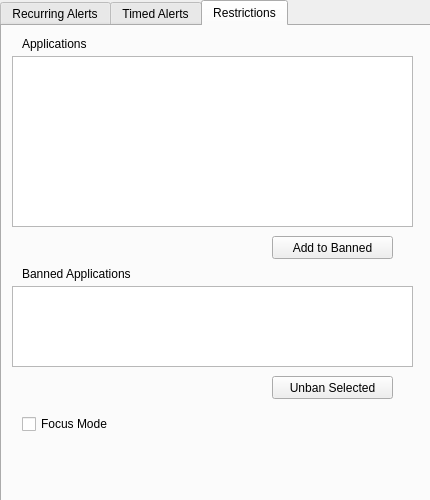
<?xml version="1.0" encoding="UTF-8"?>
<ui version="4.0">
 <class>MainWindow</class>
 <widget class="QMainWindow" name="MainWindow">
  <property name="geometry">
   <rect>
    <x>0</x>
    <y>0</y>
    <width>430</width>
    <height>500</height>
   </rect>
  </property>
  <property name="sizePolicy">
   <sizepolicy hsizetype="Fixed" vsizetype="Fixed">
    <horstretch>0</horstretch>
    <verstretch>0</verstretch>
   </sizepolicy>
  </property>
  <property name="minimumSize">
   <size>
    <width>430</width>
    <height>500</height>
   </size>
  </property>
  <property name="maximumSize">
   <size>
    <width>430</width>
    <height>500</height>
   </size>
  </property>
  <property name="windowTitle">
   <string>NUM Alert</string>
  </property>
  <widget class="QWidget" name="centralwidget">
   <widget class="QTabWidget" name="tabWidget">
    <property name="geometry">
     <rect>
      <x>0</x>
      <y>0</y>
      <width>431</width>
      <height>521</height>
     </rect>
    </property>
    <property name="toolTip">
     <string/>
    </property>
    <property name="toolTipDuration">
     <number>-1</number>
    </property>
    <property name="currentIndex">
     <number>2</number>
    </property>
    <widget class="QWidget" name="tab">
     <attribute name="title">
      <string>Recurring Alerts</string>
     </attribute>
     <widget class="QGroupBox" name="createAlertBox">
      <property name="geometry">
       <rect>
        <x>10</x>
        <y>10</y>
        <width>401</width>
        <height>181</height>
       </rect>
      </property>
      <property name="title">
       <string>Create a Recurring Alert</string>
      </property>
      <widget class="QComboBox" name="alertTypeCombobox">
       <property name="geometry">
        <rect>
         <x>20</x>
         <y>40</y>
         <width>111</width>
         <height>22</height>
        </rect>
       </property>
       <item>
        <property name="text">
         <string>Water</string>
        </property>
       </item>
       <item>
        <property name="text">
         <string>Food</string>
        </property>
       </item>
       <item>
        <property name="text">
         <string>Stretch</string>
        </property>
       </item>
       <item>
        <property name="text">
         <string>Walk</string>
        </property>
       </item>
       <item>
        <property name="text">
         <string>Break</string>
        </property>
       </item>
       <item>
        <property name="text">
         <string>Custom</string>
        </property>
       </item>
      </widget>
      <widget class="QLabel" name="customMessageLabel">
       <property name="geometry">
        <rect>
         <x>10</x>
         <y>80</y>
         <width>91</width>
         <height>16</height>
        </rect>
       </property>
       <property name="text">
        <string>Custom message</string>
       </property>
      </widget>
      <widget class="QLineEdit" name="customMessageField">
       <property name="geometry">
        <rect>
         <x>20</x>
         <y>100</y>
         <width>161</width>
         <height>20</height>
        </rect>
       </property>
      </widget>
      <widget class="QPushButton" name="addDelayAlertButton">
       <property name="geometry">
        <rect>
         <x>260</x>
         <y>140</y>
         <width>121</width>
         <height>23</height>
        </rect>
       </property>
       <property name="text">
        <string>Add Alert</string>
       </property>
      </widget>
      <widget class="QLabel" name="alertTypeLabel">
       <property name="geometry">
        <rect>
         <x>10</x>
         <y>20</y>
         <width>101</width>
         <height>16</height>
        </rect>
       </property>
       <property name="text">
        <string>Select an alert type</string>
       </property>
      </widget>
      <widget class="QLabel" name="freqDurationLabel">
       <property name="geometry">
        <rect>
         <x>200</x>
         <y>20</y>
         <width>181</width>
         <height>16</height>
        </rect>
       </property>
       <property name="text">
        <string>Select a frequency duration (mins)</string>
       </property>
      </widget>
      <widget class="QSpinBox" name="frequencyDurationSpinbox">
       <property name="geometry">
        <rect>
         <x>210</x>
         <y>40</y>
         <width>111</width>
         <height>22</height>
        </rect>
       </property>
       <property name="minimum">
        <number>1</number>
       </property>
       <property name="maximum">
        <number>1440</number>
       </property>
      </widget>
      <widget class="QLabel" name="notiDurationLabel">
       <property name="geometry">
        <rect>
         <x>200</x>
         <y>80</y>
         <width>191</width>
         <height>16</height>
        </rect>
       </property>
       <property name="text">
        <string>Select a notification duration (seconds)</string>
       </property>
      </widget>
      <widget class="QSpinBox" name="notificationDurationSpinbox">
       <property name="geometry">
        <rect>
         <x>210</x>
         <y>100</y>
         <width>111</width>
         <height>22</height>
        </rect>
       </property>
       <property name="minimum">
        <number>1</number>
       </property>
       <property name="maximum">
        <number>60</number>
       </property>
      </widget>
     </widget>
     <widget class="QListWidget" name="currentDelayAlertsList">
      <property name="geometry">
       <rect>
        <x>10</x>
        <y>220</y>
        <width>401</width>
        <height>171</height>
       </rect>
      </property>
      <property name="editTriggers">
       <set>QAbstractItemView::NoEditTriggers</set>
      </property>
      <property name="alternatingRowColors">
       <bool>true</bool>
      </property>
     </widget>
     <widget class="QLabel" name="currentAlertsLabel">
      <property name="geometry">
       <rect>
        <x>20</x>
        <y>200</y>
        <width>131</width>
        <height>16</height>
       </rect>
      </property>
      <property name="text">
       <string>Current Recurring Alerts</string>
      </property>
     </widget>
     <widget class="QPushButton" name="deleteDelayAlertButton">
      <property name="geometry">
       <rect>
        <x>270</x>
        <y>400</y>
        <width>121</width>
        <height>23</height>
       </rect>
      </property>
      <property name="text">
       <string>Delete Selected Alert</string>
      </property>
     </widget>
    </widget>
    <widget class="QWidget" name="tab_3">
     <attribute name="title">
      <string>Timed Alerts</string>
     </attribute>
     <widget class="QLabel" name="currentAlertsLabel_2">
      <property name="geometry">
       <rect>
        <x>20</x>
        <y>200</y>
        <width>131</width>
        <height>16</height>
       </rect>
      </property>
      <property name="text">
       <string>Current Timed Alerts</string>
      </property>
     </widget>
     <widget class="QListWidget" name="currentTimedAlertsList">
      <property name="geometry">
       <rect>
        <x>10</x>
        <y>220</y>
        <width>401</width>
        <height>171</height>
       </rect>
      </property>
      <property name="editTriggers">
       <set>QAbstractItemView::NoEditTriggers</set>
      </property>
      <property name="alternatingRowColors">
       <bool>true</bool>
      </property>
     </widget>
     <widget class="QPushButton" name="deleteTimedAlertButton">
      <property name="geometry">
       <rect>
        <x>270</x>
        <y>400</y>
        <width>121</width>
        <height>23</height>
       </rect>
      </property>
      <property name="text">
       <string>Delete Selected Alert</string>
      </property>
     </widget>
     <widget class="QGroupBox" name="createAlertBox_2">
      <property name="geometry">
       <rect>
        <x>10</x>
        <y>10</y>
        <width>401</width>
        <height>181</height>
       </rect>
      </property>
      <property name="title">
       <string>Create a Timed Alert</string>
      </property>
      <widget class="QComboBox" name="alertTypeCombobox_2">
       <property name="geometry">
        <rect>
         <x>20</x>
         <y>40</y>
         <width>111</width>
         <height>22</height>
        </rect>
       </property>
       <item>
        <property name="text">
         <string>Water</string>
        </property>
       </item>
       <item>
        <property name="text">
         <string>Food</string>
        </property>
       </item>
       <item>
        <property name="text">
         <string>Stretch</string>
        </property>
       </item>
       <item>
        <property name="text">
         <string>Walk</string>
        </property>
       </item>
       <item>
        <property name="text">
         <string>Break</string>
        </property>
       </item>
       <item>
        <property name="text">
         <string>Custom</string>
        </property>
       </item>
      </widget>
      <widget class="QLabel" name="customMessageLabel_2">
       <property name="geometry">
        <rect>
         <x>10</x>
         <y>80</y>
         <width>91</width>
         <height>16</height>
        </rect>
       </property>
       <property name="text">
        <string>Custom message</string>
       </property>
      </widget>
      <widget class="QLineEdit" name="customMessageField_2">
       <property name="geometry">
        <rect>
         <x>20</x>
         <y>100</y>
         <width>161</width>
         <height>20</height>
        </rect>
       </property>
      </widget>
      <widget class="QPushButton" name="addTimedAlertButton">
       <property name="geometry">
        <rect>
         <x>260</x>
         <y>140</y>
         <width>121</width>
         <height>23</height>
        </rect>
       </property>
       <property name="text">
        <string>Add Alert</string>
       </property>
      </widget>
      <widget class="QLabel" name="alertTypeLabel_2">
       <property name="geometry">
        <rect>
         <x>10</x>
         <y>20</y>
         <width>101</width>
         <height>16</height>
        </rect>
       </property>
       <property name="text">
        <string>Select an alert type</string>
       </property>
      </widget>
      <widget class="QLabel" name="freqDurationLabel_2">
       <property name="geometry">
        <rect>
         <x>200</x>
         <y>20</y>
         <width>181</width>
         <height>16</height>
        </rect>
       </property>
       <property name="text">
        <string>Select a time to occur</string>
       </property>
      </widget>
      <widget class="QLabel" name="notiDurationLabel_2">
       <property name="geometry">
        <rect>
         <x>200</x>
         <y>80</y>
         <width>191</width>
         <height>16</height>
        </rect>
       </property>
       <property name="text">
        <string>Select a notification duration (seconds)</string>
       </property>
      </widget>
      <widget class="QSpinBox" name="notificationDurationSpinbox_2">
       <property name="geometry">
        <rect>
         <x>210</x>
         <y>100</y>
         <width>111</width>
         <height>22</height>
        </rect>
       </property>
       <property name="minimum">
        <number>1</number>
       </property>
       <property name="maximum">
        <number>60</number>
       </property>
      </widget>
      <widget class="QTimeEdit" name="selectTimeBox">
       <property name="geometry">
        <rect>
         <x>210</x>
         <y>40</y>
         <width>111</width>
         <height>22</height>
        </rect>
       </property>
       <property name="buttonSymbols">
        <enum>QAbstractSpinBox::UpDownArrows</enum>
       </property>
       <property name="currentSection">
        <enum>QDateTimeEdit::HourSection</enum>
       </property>
      </widget>
     </widget>
    </widget>
    <widget class="QWidget" name="tab_2">
     <attribute name="title">
      <string>Restrictions</string>
     </attribute>
     <widget class="QLabel" name="currentAlertsLabel_3">
      <property name="geometry">
       <rect>
        <x>20</x>
        <y>10</y>
        <width>131</width>
        <height>16</height>
       </rect>
      </property>
      <property name="text">
       <string>Applications</string>
      </property>
     </widget>
     <widget class="QListWidget" name="applicationsList">
      <property name="geometry">
       <rect>
        <x>10</x>
        <y>30</y>
        <width>401</width>
        <height>171</height>
       </rect>
      </property>
      <property name="autoFillBackground">
       <bool>false</bool>
      </property>
      <property name="editTriggers">
       <set>QAbstractItemView::NoEditTriggers</set>
      </property>
      <property name="alternatingRowColors">
       <bool>true</bool>
      </property>
     </widget>
     <widget class="QPushButton" name="deleteDelayAlertButton_2">
      <property name="geometry">
       <rect>
        <x>270</x>
        <y>210</y>
        <width>121</width>
        <height>23</height>
       </rect>
      </property>
      <property name="text">
       <string>Add to Banned</string>
      </property>
     </widget>
     <widget class="QLabel" name="currentAlertsLabel_4">
      <property name="geometry">
       <rect>
        <x>20</x>
        <y>240</y>
        <width>131</width>
        <height>16</height>
       </rect>
      </property>
      <property name="text">
       <string>Banned Applications</string>
      </property>
     </widget>
     <widget class="QListWidget" name="bannedApplicationsList">
      <property name="geometry">
       <rect>
        <x>10</x>
        <y>260</y>
        <width>401</width>
        <height>81</height>
       </rect>
      </property>
      <property name="editTriggers">
       <set>QAbstractItemView::NoEditTriggers</set>
      </property>
      <property name="alternatingRowColors">
       <bool>true</bool>
      </property>
     </widget>
     <widget class="QPushButton" name="deleteDelayAlertButton_3">
      <property name="geometry">
       <rect>
        <x>270</x>
        <y>350</y>
        <width>121</width>
        <height>23</height>
       </rect>
      </property>
      <property name="text">
       <string>Unban Selected</string>
      </property>
     </widget>
     <widget class="QCheckBox" name="checkBox">
      <property name="geometry">
       <rect>
        <x>20</x>
        <y>390</y>
        <width>131</width>
        <height>16</height>
       </rect>
      </property>
      <property name="toolTip">
       <string>test tip</string>
      </property>
      <property name="toolTipDuration">
       <number>4</number>
      </property>
      <property name="text">
       <string>Focus Mode </string>
      </property>
     </widget>
    </widget>
   </widget>
  </widget>
 </widget>
 <resources/>
 <connections>
  <connection>
   <sender>addDelayAlertButton</sender>
   <signal>clicked()</signal>
   <receiver>MainWindow</receiver>
   <slot>add_delayAlert()</slot>
   <hints>
    <hint type="sourcelabel">
     <x>340</x>
     <y>187</y>
    </hint>
    <hint type="destinationlabel">
     <x>240</x>
     <y>-7</y>
    </hint>
   </hints>
  </connection>
  <connection>
   <sender>deleteDelayAlertButton</sender>
   <signal>clicked()</signal>
   <receiver>MainWindow</receiver>
   <slot>delete_selected_delayAlert()</slot>
   <hints>
    <hint type="sourcelabel">
     <x>340</x>
     <y>435</y>
    </hint>
    <hint type="destinationlabel">
     <x>286</x>
     <y>-12</y>
    </hint>
   </hints>
  </connection>
  <connection>
   <sender>addTimedAlertButton</sender>
   <signal>clicked()</signal>
   <receiver>MainWindow</receiver>
   <slot>add_timedAlert()</slot>
   <hints>
    <hint type="sourcelabel">
     <x>338</x>
     <y>182</y>
    </hint>
    <hint type="destinationlabel">
     <x>269</x>
     <y>-1</y>
    </hint>
   </hints>
  </connection>
  <connection>
   <sender>deleteTimedAlertButton</sender>
   <signal>clicked()</signal>
   <receiver>MainWindow</receiver>
   <slot>delete_selected_timedAlert()</slot>
   <hints>
    <hint type="sourcelabel">
     <x>340</x>
     <y>427</y>
    </hint>
    <hint type="destinationlabel">
     <x>352</x>
     <y>-4</y>
    </hint>
   </hints>
  </connection>
 </connections>
 <slots>
  <slot>add_delayAlert()</slot>
  <slot>delete_selected_delayAlert()</slot>
  <slot>add_timedAlert()</slot>
  <slot>delete_selected_timedAlert()</slot>
 </slots>
</ui>
